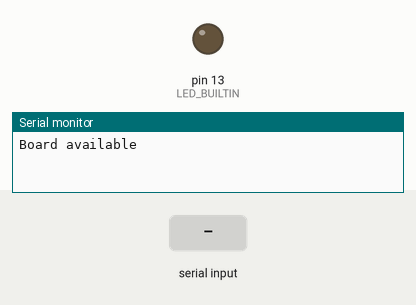
This sketch was run on a simulated Arduino Uno, built with avr-gcc and run on an emulated ATmega328P. Shown: output pins drawn as LEDs (lit = HIGH), the last lines printed to the serial monitor. The test bench sets the inputs (shaded band).

Above: at 2.2 s.
2.3 s: "1\n" received over Serial
At 2.7 s:
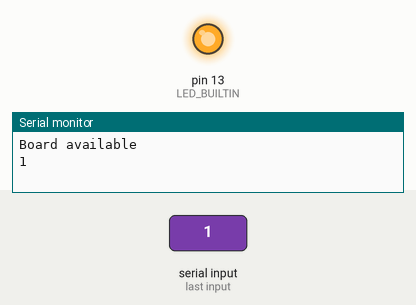
3.8 s: "2\n" received over Serial
At 5.0 s:
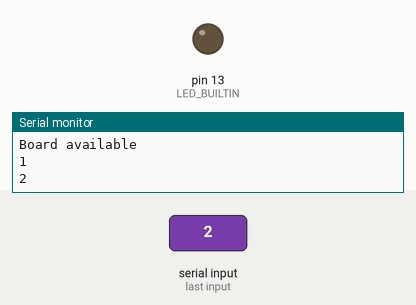
Timing chart, 0 to 6.8 s (numbered marks = the images above; inputs shaded):
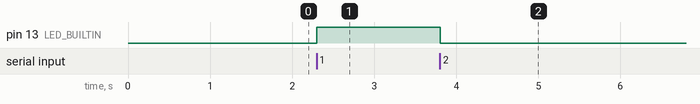

Measured:
- after the input at 2.3 s, pin 13 (LED_BUILTIN): LOW → HIGH at once
- after the input at 3.8 s, pin 13 (LED_BUILTIN): HIGH → LOW at once

The sketch:

01_very_simple_led.ino
```cpp
int cmd = 1;

void setup() {
  Serial.begin(9600);
  delay(1000);
  Serial.setTimeout(10);
  Serial.println("Board available");

  pinMode(LED_BUILTIN, OUTPUT);
}
void loop() {

  cmd = Serial.parseInt();
  if (cmd == 1) {
    Serial.println(cmd);
    digitalWrite(LED_BUILTIN, HIGH);
  } else if (cmd == 2) {
    Serial.println(cmd);
    digitalWrite(LED_BUILTIN, LOW);
  }
}
```
